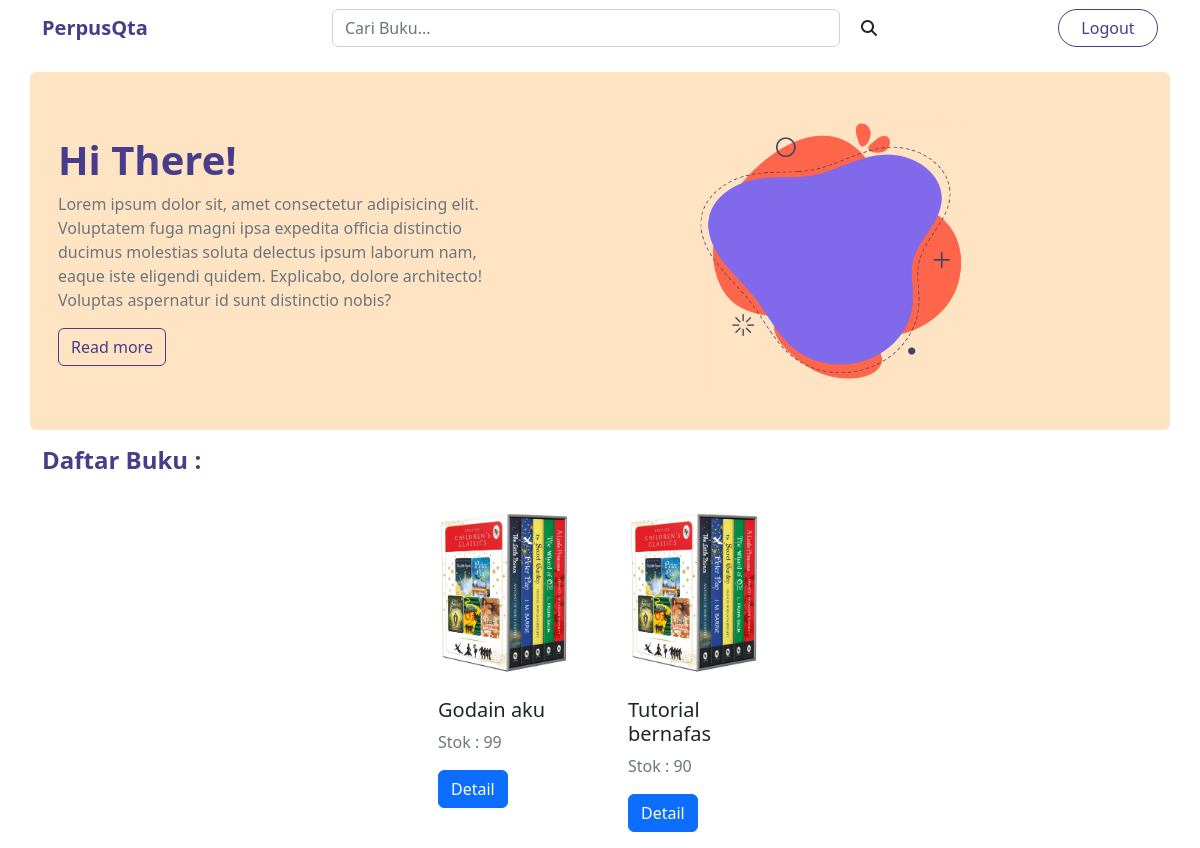
Page /percobaan/home.php on the earlier database version.
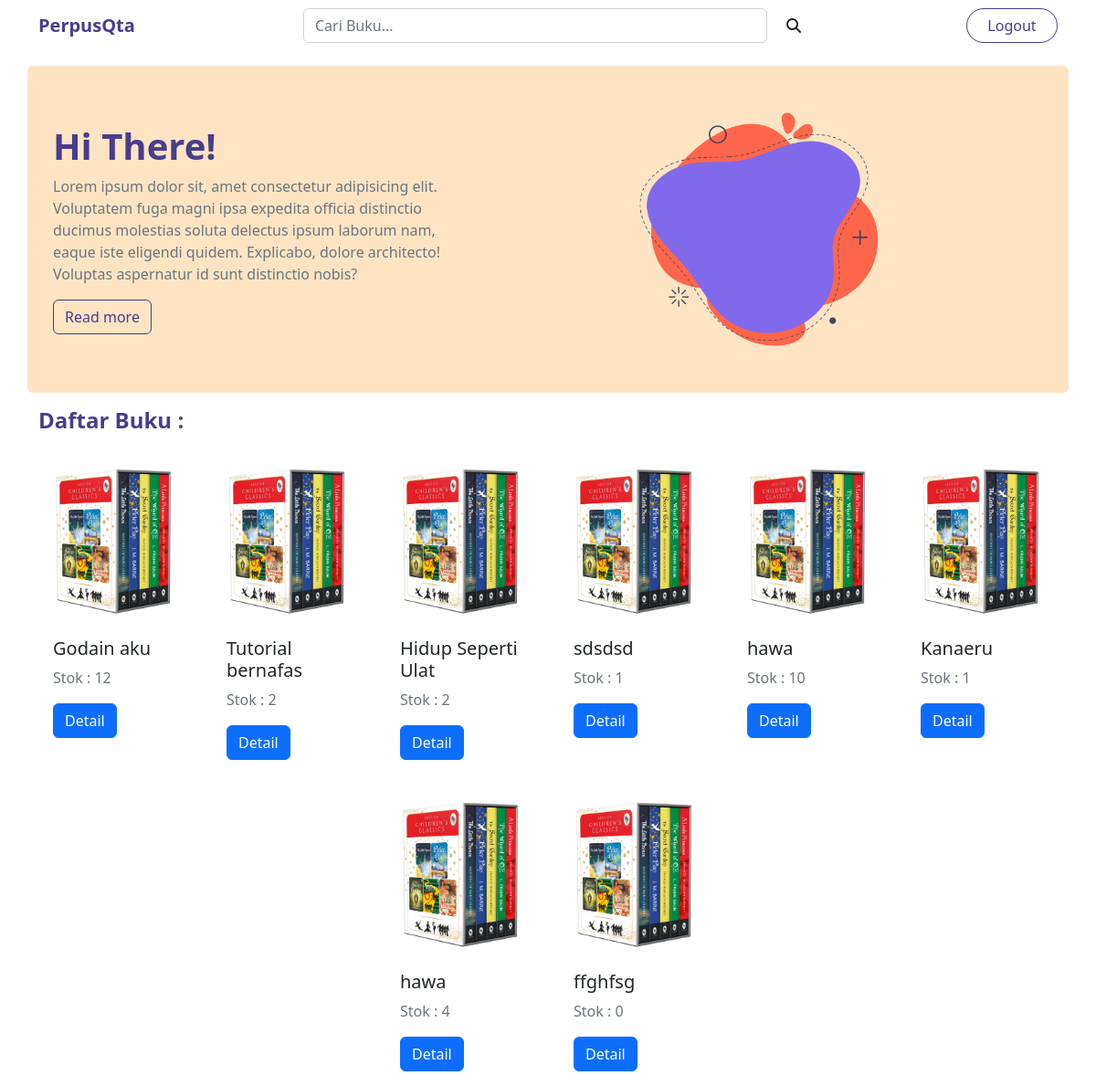
Same page on the later database version.
### tables this page shows
CREATE TABLE `buku` (
  `id_buku` int(2) NOT NULL,
  `penulis` varchar(50) NOT NULL,
  `tahun` year(4) NOT NULL,
  `judul` varchar(255) NOT NULL,
  `kota` varchar(50) NOT NULL,
  `penerbit` varchar(50) NOT NULL,
  `cover` varchar(255) NOT NULL,
  `sinopsis` text NOT NULL,
  `stok` int(3) NOT NULL
);

### percobaan/home.php (the view, shortened to what this page needs)
<?php
include 'config.php';
$take = mysqli_query($db,"SELECT * FROM buku");
?>
<!DOCTYPE html>
<html lang="en">
<head>
    <link rel="stylesheet" href="assets/bootstrap/css/bootstrap.min.css">
    <link rel="stylesheet" href="https://cdnjs.cloudflare.com/ajax/libs/font-awesome/6.1.2/css/all.min.css">
</head>
<body>
    <nav class="navbar bg-white">
        <div class="container">
            <a href="" class="navbar-brand fw-bold" style="color: darkslateblue;">PerpusQta</a>
            <form class="d-flex w-50 mx-auto" role="search">
                <input class="form-control me-2 w-100" type="search" placeholder="Cari Buku...">
                <button class="btn" type="submit"><i class="fa-solid fa-magnifying-glass"></i></button>
            </form>
            <a href="logout.php" class="btn rounded-pill" style="width: 100px;color: darkslateblue; border-color: darkslateblue;">Logout</a>
        </div>
    </nav>
    <div class="container">
        <div class="row justify-content-center mt-3">
            <div class="card border-0" style="background-color: bisque;">
                <div class="card-body">
                    <div class="row">
                        <div class="col-5">
                            <h1 class="mt-5 fw-bold" style="color: darkslateblue;">Hi There!</h1>
                            <p class="text-secondary">Lorem ipsum dolor sit, amet consectetur adipisicing elit. Voluptatem fuga magni ipsa expedita officia distinctio ducimus molestias soluta delectus ipsum laborum nam, eaque iste eligendi quidem. Explicabo, dolore architecto! Voluptas aspernatur id sunt distinctio nobis?</p>
                            <a href="" class="btn mb-5" style="color: darkslateblue; border-color: darkslateblue;">Read more</a>
                        </div>
                        <div class="col" style="background: url(assets/img/abstr.png) no-repeat; background-size: 43%; background-position: center;">
                        </div>
                    </div>
                </div>
            </div>
        </div>
        <h4 class="mt-3 fw-bold" style="color: darkslateblue;">Daftar Buku : </h4>
        <div class="row justify-content-center">
            <?php
                while($data = mysqli_fetch_array($take)){
            ?>
            <div class="col-2 mt-3">
                <div class="card border-0">
                    <img src="assets/img/books.jpg" class="card-img-top" alt="...">
                    <div class="card-body">
                        <h5 class="card-title"><?= $data['judul'] ?></h5>
                        <p class="card-text text-secondary">Stok : <?= $data['stok'] ?></p>
                        <button type="button" class="btn btn-primary" data-bs-toggle="modal" data-bs-target="#exampleModal<?= $data['id_buku'] ?>">
                            Detail
                        </button>
                    </div>
                </div>
            </div>
            <?php
                }
            ?>
        </div>
    </div>
</body>
</html>

Differences in the rows shown:
changed buku "Godain aku": stok "99" → "12"
changed buku "Tutorial bernafas": stok "90" → "2"
added buku: judul "Hidup Seperti Ulat", stok "2"
added buku: judul "sdsdsd", stok "1"
added buku: judul "hawa", stok "10"
added buku: judul "Kanaeru", stok "1"
added buku: judul "hawa", stok "4"
added buku: judul "ffghfsg", stok "0"
